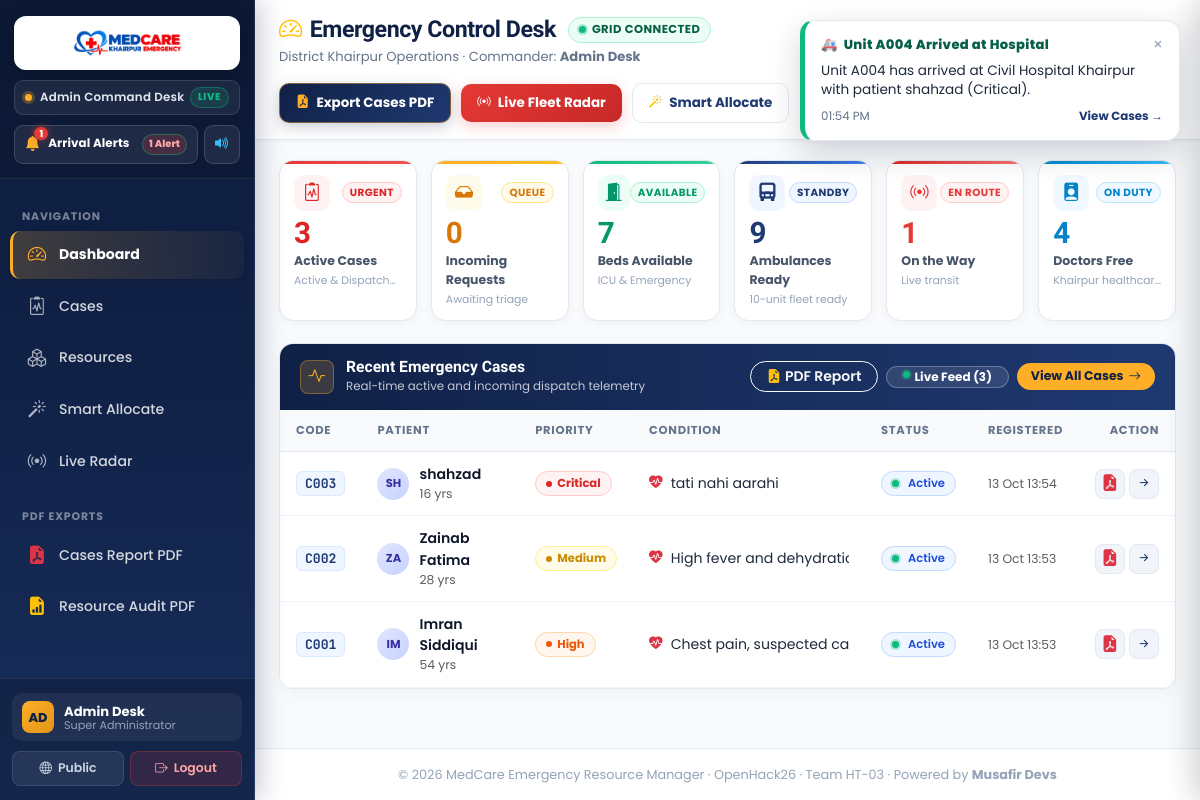
The page /admin (signed in) on the database its author committed.
### app.py (models this page shows)
class Case(db.Model):
    id = db.Column(db.Integer, primary_key=True)
    case_code = db.Column(db.String(20), unique=True, nullable=False)
    patient_name = db.Column(db.String(120), nullable=False)
    age = db.Column(db.Integer, nullable=False)
    priority = db.Column(db.String(20), nullable=False)  # Critical, High, Medium, Low
    condition = db.Column(db.Text, nullable=False)
    status = db.Column(db.String(20), default='Active')  # Active, Closed, Incoming, Dispatched
    registered_at = db.Column(db.DateTime, default=datetime.utcnow)
    patient_lat = db.Column(db.Float, nullable=True)
    patient_lng = db.Column(db.Float, nullable=True)
    patient_address = db.Column(db.String(255), nullable=True)
    patient_phone = db.Column(db.String(30), nullable=True)
    assigned_doctor_id = db.Column(db.Integer, db.ForeignKey('user.id'), nullable=True)
    assigned_bed_id = db.Column(db.Integer, db.ForeignKey('bed.id'), nullable=True)
    assigned_ambulance_id = db.Column(db.Integer, db.ForeignKey('user.id'), nullable=True)
    notes = db.Column(db.Text, nullable=True)
    hospital_name = db.Column(db.String(120), nullable=True)
    needs_ambulance = db.Column(db.Boolean, default=False)
    dispatched_at = db.Column(db.DateTime, nullable=True)
    doctor = db.relationship('User', foreign_keys=[assigned_doctor_id], backref='assigned_cases')
    ambulance = db.relationship('User', foreign_keys=[assigned_ambulance_id], backref='ambulance_cases')
    bed = db.relationship('Bed', foreign_keys=[assigned_bed_id], backref='case')

### app.py (the view)
@app.route('/admin')
@login_required(role='admin')
def admin_dashboard():
    active_cases = Case.query.filter(Case.status.in_(['Active', 'Dispatched'])).count()
    incoming = Case.query.filter_by(status='Incoming').count()
    free_beds = Bed.query.filter_by(status='Available').count()
    free_doctors = User.query.filter_by(role='doctor', status='Available').count()
    free_amb = User.query.filter_by(role='ambulance', status='Available').count()
    on_way_amb = User.query.filter_by(role='ambulance', status='On the way').count()
    recent = Case.query.filter(Case.status.in_(['Active', 'Incoming', 'Dispatched'])).order_by(Case.registered_at.desc()).limit(8).all()
    return render_template('admin/dashboard.html', active_cases=active_cases, incoming=incoming,
                           free_beds=free_beds, free_doctors=free_doctors, free_amb=free_amb,
                           on_way_amb=on_way_amb, recent=recent)

### app.py (called while the page is built, shortened)
def login_required(role=None):
    from functools import wraps
    def decorator(f):
        @wraps(f)
        def wrapped(*args, **kwargs):
            if 'user_id' not in session:
                flash('Please login first.', 'warning')
                return redirect(url_for('login'))
            return f(*args, **kwargs)
        return wrapped
    return decorator

### templates/admin/dashboard.html (shortened to what this page needs)
{% extends "base.html" %}
{% block body %}
{% include 'admin/_nav.html' %}
<header class="executive-topbar">
  <div class="topbar-left">
    <div class="topbar-title-row">
      <h1 class="topbar-title">
        <i class="bi bi-speedometer2 text-warning"></i>
        <span>Emergency Control Desk</span>
      </h1>
      <span class="topbar-status-chip">
        <span class="live-dot-pulse"></span>
        <span>Grid Connected</span>
      </span>
    </div>
    <p class="topbar-sub">
      District Khairpur Operations · Commander: <strong>{{ session.name or 'Admin' }}</strong>
    </p>
  </div>
  <div class="topbar-right">
    <a href="{{ url_for('export_cases_pdf') }}" class="btn-topbar-action btn-pdf" target="_blank" title="Export Official PDF Report of Cases">
      <i class="bi bi-file-earmark-pdf-fill"></i>
      <span>Export Cases PDF</span>
    </a>
    <a href="{{ url_for('admin_track') }}" class="btn-topbar-action btn-radar">
      <i class="bi bi-broadcast"></i>
      <span>Live Fleet Radar</span>
    </a>
    <a href="{{ url_for('admin_allocate') }}" class="btn-topbar-action btn-allocate">
      <i class="bi bi-magic text-warning"></i>
      <span>Smart Allocate</span>
    </a>
  </div>
</header>
<main class="dashboard-main-content">
  <div class="admin-stats">
    <div class="admin-stat-card stat-cases">
      <div class="stat-card-header">
        <div class="admin-stat-icon icon-cases">
          <i class="bi bi-clipboard2-pulse"></i>
        </div>
        <span class="stat-pill pill-cases">Urgent</span>
      </div>
      <div class="stat-value text-cases">{{ active_cases }}</div>
      <div class="stat-label">Active Cases</div>
      <div class="stat-caption">Active & Dispatched</div>
    </div>
    <div class="admin-stat-card stat-incoming">
      <div class="stat-card-header">
        <div class="admin-stat-icon icon-incoming">
          <i class="bi bi-inbox-fill"></i>
        </div>
        <span class="stat-pill pill-incoming">Queue</span>
      </div>
      <div class="stat-value text-incoming">{{ incoming }}</div>
      <div class="stat-label">Incoming Requests</div>
      <div class="stat-caption">Awaiting triage</div>
    </div>
    <div class="admin-stat-card stat-beds">
      <div class="stat-card-header">
        <div class="admin-stat-icon icon-beds">
          <i class="bi bi-door-open-fill"></i>
        </div>
        <span class="stat-pill pill-beds">Available</span>
      </div>
      <div class="stat-value text-beds">{{ free_beds }}</div>
      <div class="stat-label">Beds Available</div>
      <div class="stat-caption">ICU & Emergency</div>
    </div>
    <div class="admin-stat-card stat-ambulances">
      <div class="stat-card-header">
        <div class="admin-stat-icon icon-ambulances">
          <i class="bi bi-truck-front-fill"></i>
        </div>
        <span class="stat-pill pill-ambulances">Standby</span>
      </div>
      <div class="stat-value text-ambulances">{{ free_amb }}</div>
      <div class="stat-label">Ambulances Ready</div>
      <div class="stat-caption">10-unit fleet ready</div>
    </div>
    <div class="admin-stat-card stat-onway">
      <div class="stat-card-header">
        <div class="admin-stat-icon icon-onway">
          <i class="bi bi-broadcast"></i>
        </div>
        <span class="stat-pill pill-onway">En Route</span>
      </div>
      <div class="stat-value text-onway">{{ on_way_amb }}</div>
      <div class="stat-label">On the Way</div>
      <div class="stat-caption">Live transit</div>
    </div>
    <div class="admin-stat-card stat-doctors">
      <div class="stat-card-header">
        <div class="admin-stat-icon icon-doctors">
          <i class="bi bi-person-badge-fill"></i>
        </div>
        <span class="stat-pill pill-doctors">On Duty</span>
      </div>
      <div class="stat-value text-doctors">{{ free_doctors }}</div>
      <div class="stat-label">Doctors Free</div>
      <div class="stat-caption">Khairpur healthcare</div>
    </div>
  </div>
  <div class="content-card">
    <div class="admin-card-header">
      <div class="admin-card-header-left">
        <div class="admin-card-icon">
          <i class="bi bi-activity"></i>
        </div>
        <div>
          <h5>Recent Emergency Cases</h5>
          <p>Real-time active and incoming dispatch telemetry</p>
        </div>
      </div>
      <div class="d-flex align-items-center gap-2">
        <a href="{{ url_for('export_cases_pdf') }}" class="btn btn-sm btn-outline-light rounded-pill px-3 py-1 fw-semibold d-inline-flex align-items-center gap-1" target="_blank" title="Export Cases Registry as PDF">
          <i class="bi bi-file-earmark-pdf-fill text-warning"></i>
          <span>PDF Report</span>
        </a>
        <span class="badge bg-white bg-opacity-10 text-white border border-white border-opacity-25 px-3 py-1 rounded-pill small d-none d-sm-inline-flex">
          <span class="live-dot-pulse me-1"></span> Live Feed ({{ recent|length }})
        </span>
        <a href="{{ url_for('admin_cases') }}" class="btn-view-all">
          <span>View All Cases</span>
          <i class="bi bi-arrow-right"></i>
        </a>
      </div>
    </div>
    <div class="card-body p-0">
      <div class="table-responsive">
        <table class="table table-modern mb-0">
          <thead>
            <tr>
              <th>Code</th>
              <th>Patient</th>
              <th>Priority</th>
              <th>Condition</th>
              <th>Status</th>
              <th>Registered</th>
              <th class="text-end">Action</th>
            </tr>
          </thead>
          <tbody>
            {% for c in recent %}
            <tr>
              <td>
                <span class="case-code-badge">{{ c.case_code }}</span>
              </td>
              <td>
                <div class="patient-cell">
                  <div class="patient-avatar">
                    {{ c.patient_name[:2].upper() }}
                  </div>
                  <div>
                    <div class="patient-name">{{ c.patient_name }}</div>
                    <div class="small text-muted">{{ c.age }} yrs</div>
                  </div>
                </div>
              </td>
              <td>
                {% if c.priority == 'Critical' %}
                  <span class="priority-pill priority-pill-critical">
                    <span class="priority-dot dot-critical"></span>Critical
                  </span>
                {% elif c.priority == 'High' %}
                  <span class="priority-pill priority-pill-high">
                    <span class="priority-dot dot-high"></span>High
                  </span>
                {% elif c.priority == 'Medium' %}
                  <span class="priority-pill priority-pill-medium">
                    <span class="priority-dot dot-medium"></span>Medium
                  </span>
                {% else %}
                  <span class="priority-pill priority-pill-low">
                    <span class="priority-dot dot-low"></span>Low
                  </span>
                {% endif %}
              </td>
              <td>
                <div class="d-flex align-items-center text-truncate" style="max-width:200px;" title="{{ c.condition }}">
                  <i class="bi bi-heart-pulse-fill text-danger me-2 flex-shrink-0" style="font-size: 0.85rem;"></i>
                  <span>{{ c.condition }}</span>
                </div>
              </td>
              <td>
                {% if c.status == 'Incoming' %}
                  <span class="status-pill status-pill-incoming">
                    <i class="bi bi-clock-history"></i>Incoming
                  </span>
                {% elif c.status == 'Dispatched' %}
                  <span class="status-pill status-pill-dispatched">
                    <i class="bi bi-send-fill"></i>Dispatched
                  </span>
                {% elif c.status == 'Active' %}
                  <span class="status-pill status-pill-active">
                    <span class="live-dot-pulse me-1"></span>Active
                  </span>
                {% else %}
                  <span class="status-pill status-pill-closed">
                    <i class="bi bi-check-circle-fill text-success"></i>{{ c.status }}
                  </span>
                {% endif %}
              </td>
              <td>
                <span class="small text-muted">{{ c.registered_at.strftime('%d %b %H:%M') }}</span>
              </td>
              <td class="text-end">
                <div class="d-inline-flex align-items-center gap-1 justify-content-end">
                  <a href="{{ url_for('export_case_slip_pdf', case_code=c.case_code) }}" class="btn-table-action text-danger" title="Download Case Slip (PDF)">
                    <i class="bi bi-file-earmark-pdf-fill"></i>
                  </a>
                  <a href="{{ url_for('admin_cases') }}" class="btn-table-action" title="View details in Cases">
                    <i class="bi bi-arrow-right-short"></i>
                  </a>
                </div>
              </td>
            </tr>
            {% endfor %}
          </tbody>
        </table>
      </div>
    </div>
  </div>
</main>
<footer class="site-footer">
  <div class="container-fluid px-4 text-center">
    <p class="mb-0">&copy; 2026 MedCare Emergency Resource Manager · OpenHack26 · Team HT-03 · Powered by <strong>Musafir Devs</strong></p>
  </div>
</footer>
{% endblock %}

### static/css/style.css (style rules this page uses)
:root { --navy: #1F3971; --navy-light: #2a4a8a; --yellow: #FFAE27; --red: #e53935; --dark: #2d3e50; --muted: #78909c; --bg: #f5f7fa; --border: #e3e7ee; }
* { box-sizing: border-box; }
html { -webkit-text-size-adjust: 100%; scroll-behavior: smooth; }
body { font-family: 'Poppins', sans-serif; background: var(--bg); color: var(--dark); margin: 0; overflow-x: hidden; min-height: 100vh; display: flex; flex-direction: column; }
a { text-decoration: none; }
.site-footer { background: var(--navy); color: rgba(255,255,255,0.9); padding: 22px 0; font-size: 0.88rem; margin-top: auto; margin-bottom: 0 !important; }
.content-card { background: #fff; border: 1px solid var(--border); border-radius: 12px; box-shadow: 0 4px 16px rgba(15,30,50,0.06); }
.btn-radar { background: #1F3971; color: #ffffff; border: none; }
.site-footer { background: #0b1528; color: #94a3b8; padding: 55px 0 45px; border-top: 1px solid rgba(255, 255, 255, 0.08); }

### templates/admin/_nav.html (style rules this page uses)
:root { --sb-width: 255px; --sb-bg: #102146; --sb-navy-accent: #1F3971; --sb-yellow: #FFAE27; --sb-red: #e53935; --sb-green: #10b981; --sb-border: rgba(255, 255, 255, 0.08); }
@media (min-width: 992px) { body { padding-left: var(--sb-width) !important; min-height: 100vh; display: flex; flex-direction: column; } }

### rows shown on the page
Case: case_code "C003", patient_name "SH", patient_name "shahzad", age "16", priority "Critical" (drawn), condition "tati nahi aarahi", status "Active" (drawn), registered_at "13 Oct 13:54"
Case: case_code "C002", patient_name "ZA", patient_name "Zainab Fatima", age "28", priority "Medium" (drawn), condition "High fever and dehydra…", status "Active" (drawn), registered_at "13 Oct 13:53"
Case: case_code "C001", patient_name "IM", patient_name "Imran Siddiqui", age "54", priority "High" (drawn), condition "Chest pain, suspected c…", status "Active" (drawn), registered_at "13 Oct 13:53"

### other values the page prints
{{ (session.name or 'A')[:2].upper() }} "AD"
{{ session.name or 'Admin' }} "Admin Desk"
{{ active_cases }} "3"
{{ incoming }} "0"
{{ free_beds }} "7"
{{ free_amb }} "9"
{{ on_way_amb }} "1"
{{ free_doctors }} "4"
{{ recent|length }} "3"
